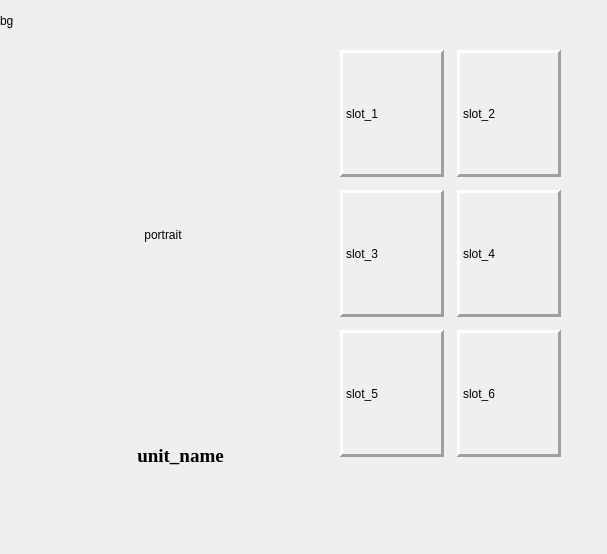
<?xml version="1.0" encoding="UTF-8"?>
<ui version="4.0">
 <class>ArmyDialog</class>
 <widget class="QDialog" name="ArmyDialog">
  <property name="geometry">
   <rect>
    <x>0</x>
    <y>0</y>
    <width>607</width>
    <height>554</height>
   </rect>
  </property>
  <property name="windowTitle">
   <string>Dialog</string>
  </property>
  <widget class="QLabel" name="armyBG">
   <property name="geometry">
    <rect>
     <x>0</x>
     <y>0</y>
     <width>41</width>
     <height>41</height>
    </rect>
   </property>
   <property name="maximumSize">
    <size>
     <width>788</width>
     <height>828</height>
    </size>
   </property>
   <property name="text">
    <string>bg</string>
   </property>
  </widget>
  <widget class="QLabel" name="portrait">
   <property name="geometry">
    <rect>
     <x>30</x>
     <y>60</y>
     <width>266</width>
     <height>350</height>
    </rect>
   </property>
   <property name="text">
    <string>portrait</string>
   </property>
   <property name="textFormat">
    <enum>Qt::PlainText</enum>
   </property>
   <property name="scaledContents">
    <bool>true</bool>
   </property>
   <property name="alignment">
    <set>Qt::AlignCenter</set>
   </property>
  </widget>
  <widget class="QLabel" name="Slot6">
   <property name="geometry">
    <rect>
     <x>457</x>
     <y>330</y>
     <width>104</width>
     <height>127</height>
    </rect>
   </property>
   <property name="frameShape">
    <enum>QFrame::Panel</enum>
   </property>
   <property name="frameShadow">
    <enum>QFrame::Raised</enum>
   </property>
   <property name="lineWidth">
    <number>3</number>
   </property>
   <property name="midLineWidth">
    <number>0</number>
   </property>
   <property name="text">
    <string>slot_6</string>
   </property>
  </widget>
  <widget class="QLabel" name="Slot3">
   <property name="geometry">
    <rect>
     <x>340</x>
     <y>190</y>
     <width>104</width>
     <height>127</height>
    </rect>
   </property>
   <property name="frameShape">
    <enum>QFrame::Panel</enum>
   </property>
   <property name="frameShadow">
    <enum>QFrame::Raised</enum>
   </property>
   <property name="lineWidth">
    <number>3</number>
   </property>
   <property name="midLineWidth">
    <number>0</number>
   </property>
   <property name="text">
    <string>slot_3</string>
   </property>
  </widget>
  <widget class="QLabel" name="Slot2">
   <property name="geometry">
    <rect>
     <x>457</x>
     <y>50</y>
     <width>104</width>
     <height>127</height>
    </rect>
   </property>
   <property name="layoutDirection">
    <enum>Qt::LeftToRight</enum>
   </property>
   <property name="frameShape">
    <enum>QFrame::Panel</enum>
   </property>
   <property name="frameShadow">
    <enum>QFrame::Raised</enum>
   </property>
   <property name="lineWidth">
    <number>3</number>
   </property>
   <property name="midLineWidth">
    <number>0</number>
   </property>
   <property name="text">
    <string>slot_2</string>
   </property>
   <property name="alignment">
    <set>Qt::AlignLeading|Qt::AlignLeft|Qt::AlignVCenter</set>
   </property>
  </widget>
  <widget class="QLabel" name="Slot1">
   <property name="geometry">
    <rect>
     <x>340</x>
     <y>50</y>
     <width>104</width>
     <height>127</height>
    </rect>
   </property>
   <property name="frameShape">
    <enum>QFrame::Panel</enum>
   </property>
   <property name="frameShadow">
    <enum>QFrame::Raised</enum>
   </property>
   <property name="lineWidth">
    <number>3</number>
   </property>
   <property name="midLineWidth">
    <number>0</number>
   </property>
   <property name="text">
    <string>slot_1</string>
   </property>
  </widget>
  <widget class="QLabel" name="Slot5">
   <property name="geometry">
    <rect>
     <x>340</x>
     <y>330</y>
     <width>104</width>
     <height>127</height>
    </rect>
   </property>
   <property name="minimumSize">
    <size>
     <width>104</width>
     <height>127</height>
    </size>
   </property>
   <property name="maximumSize">
    <size>
     <width>224</width>
     <height>127</height>
    </size>
   </property>
   <property name="frameShape">
    <enum>QFrame::Panel</enum>
   </property>
   <property name="frameShadow">
    <enum>QFrame::Raised</enum>
   </property>
   <property name="lineWidth">
    <number>3</number>
   </property>
   <property name="midLineWidth">
    <number>0</number>
   </property>
   <property name="text">
    <string>slot_5</string>
   </property>
  </widget>
  <widget class="QLabel" name="Slot4">
   <property name="geometry">
    <rect>
     <x>457</x>
     <y>190</y>
     <width>104</width>
     <height>127</height>
    </rect>
   </property>
   <property name="frameShape">
    <enum>QFrame::Panel</enum>
   </property>
   <property name="frameShadow">
    <enum>QFrame::Raised</enum>
   </property>
   <property name="lineWidth">
    <number>3</number>
   </property>
   <property name="midLineWidth">
    <number>0</number>
   </property>
   <property name="text">
    <string>slot_4</string>
   </property>
  </widget>
  <widget class="QLabel" name="unitName">
   <property name="geometry">
    <rect>
     <x>30</x>
     <y>420</y>
     <width>301</width>
     <height>71</height>
    </rect>
   </property>
   <property name="font">
    <font>
     <family>Times New Roman</family>
     <pointsize>14</pointsize>
     <weight>75</weight>
     <bold>true</bold>
    </font>
   </property>
   <property name="text">
    <string>unit_name</string>
   </property>
   <property name="alignment">
    <set>Qt::AlignCenter</set>
   </property>
   <property name="wordWrap">
    <bool>true</bool>
   </property>
  </widget>
 </widget>
 <resources/>
 <connections/>
</ui>
